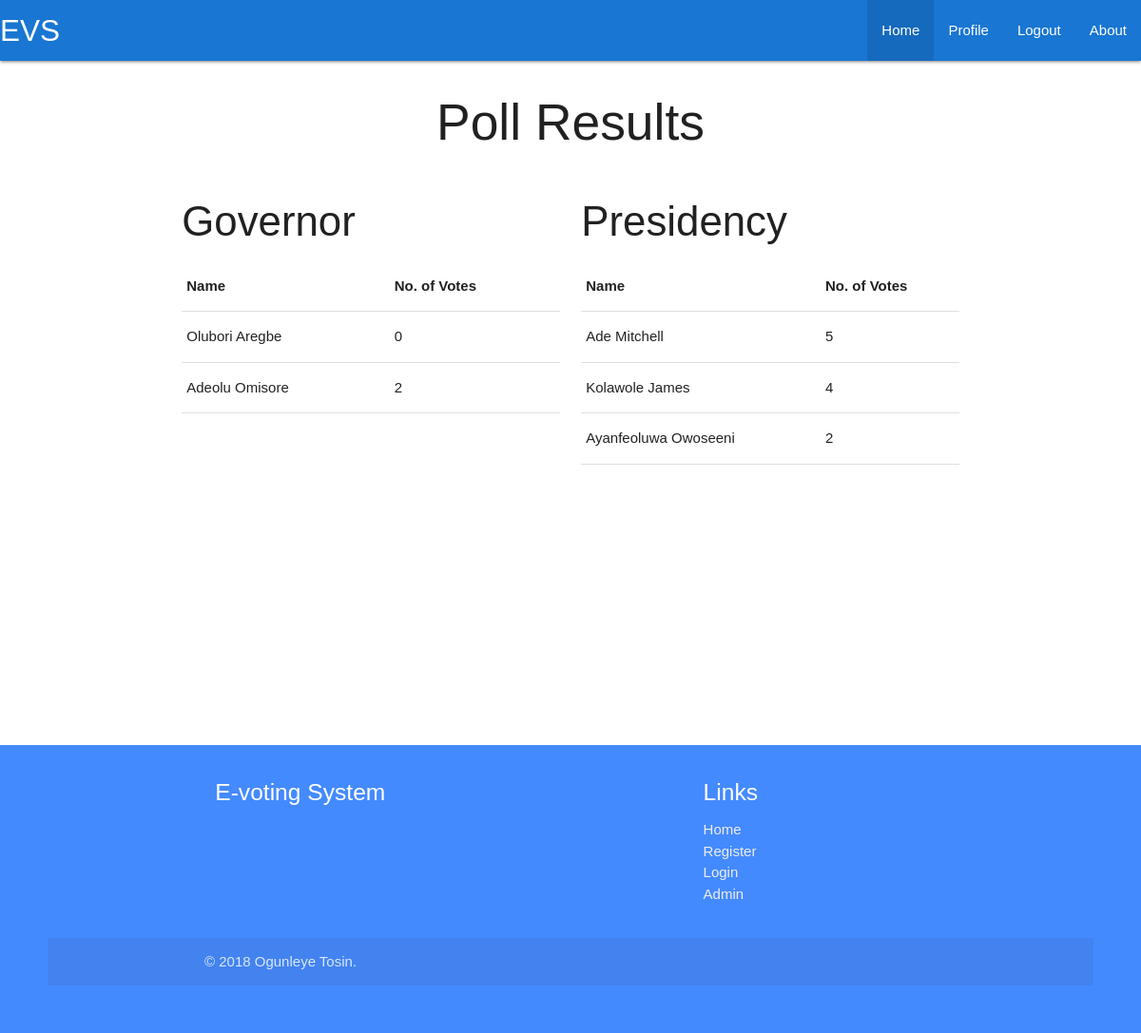
Screenshot of /poll_result/index.php (signed in) with the database file from the repository.
### tables this page shows
CREATE TABLE IF NOT EXISTS `positions` (
  `id` int(11) NOT NULL AUTO_INCREMENT,
  `posts` varchar(50) NOT NULL,
  `limits` int(11) NOT NULL,
  PRIMARY KEY (`id`)
);

CREATE TABLE IF NOT EXISTS `candidate` (
  `id` int(11) NOT NULL AUTO_INCREMENT,
  `position` varchar(50) NOT NULL,
  `name` varchar(50) NOT NULL,
  `state` varchar(30) NOT NULL,
  `platform` varchar(255) DEFAULT NULL,
  `picture` varchar(255) DEFAULT NULL,
  `votecount` int(11) NOT NULL DEFAULT '0',
  `validate` tinyint(1) NOT NULL DEFAULT '0',
  `dob` varchar(100) DEFAULT NULL,
  `gender` varchar(15) NOT NULL,
  PRIMARY KEY (`id`)
);

### poll_result/index.php (the view)
<?php include '../templates/header.php'; ?>
<?php include 'checklog.php'; ?>
<h2 class="center">Poll Results</h2>
<?php
	$sql = mysqli_query($conn, "SELECT * FROM positions") or die($conn);
	if($sql->num_rows < 1) {
?>
<p class="red-text center">No polls available</p>
<?php } else{
	echo "<div class='row'>";
	while($row = mysqli_fetch_assoc($sql)) :
 ?>
 		<div class='col m6'>
 		<h3 class="text-center"><?php echo $row['posts']; ?></h3>
 		<?php
 		$post = $row['posts'];
 		$ca = mysqli_query($conn, "SELECT * FROM candidate WHERE position ='$post'") or die($conn);
 		if($ca->num_rows < 1){
 			echo '<p class="red-text center">No polls available for ' .$row["posts"]. '</p>';
 		} else{
 			echo "<div class='responsive-table'><table class='table'>";
 			echo "<thead><th>Name</th><th>No. of Votes</th></thead>";
 			echo "<tbody>";
 			while($col = mysqli_fetch_assoc($ca)){
 			echo "<tr><td>".$col['name']."</td><td>".$col['votecount']."</td></tr>";
 		}
 		echo "</tbody></table></div>";
 		} ?>
 		</div>
 <?php endwhile; } ?>
</div>
</div>
<?php include '../templates/footer.php'; ?>

### templates/header.php (shortened to what this page needs)
<?php
	$home = '/OVS/';
?>
<!DOCTYPE html>
<html>
<head>
	<link rel="stylesheet" type="text/css" href="<?php echo $home; ?>css/css/font-awesome.min.css">
	<link rel="stylesheet" type="text/css" href="<?php echo $home; ?>css/materialize/css/materialize.min.css">
	<link rel="stylesheet" type="text/css" href="<?php echo $home; ?>css/style.css">
</head>
<body>
<div class="navbar">
	<nav>
		<div class="nav-wrapper blue darken-2">
			<a href="#" class="brand-logo">EVS</a>
		<ul class="right hide-on-med-and-down">
			<li class="active"><a href="index.php">Home</a></li>
			<?php if(!isset($_SESSION['logged_in'])) : ?>
			<li><a class="dropdown-button" href="#" data-target="dropdown1">Register</a></li>
			<li><a class="dropdown-button" href="#" data-target="dropdown2">Login</a></li>
			<?php elseif(isset($_SESSION['logged_in'])) : ?>
				<li><a href="<?php echo $home; ?>voters">Profile</a></li>
				<li><a href="?logout">Logout</a></li>
			<?php endif; ?>
			<li><a href="#">About</a></li>
		</ul>
	</div>
	</nav>
	</div>
<div class="container main">

### templates/footer.php (shortened to what this page needs)
<footer class="page-footer blue accent-2">
	<div class="container">
            <div class="row">
              <div class="col l6 s12">
                <h5 class="white-text">E-voting System</h5>
              </div>
              <div class="col l4 offset-l2 s12">
                <h5 class="white-text">Links</h5>
                <ul>
                  <li><a class="grey-text text-lighten-3" href="#!">Home</a></li>
                  <li><a class="grey-text text-lighten-3" href="#!">Register</a></li>
                  <li><a class="grey-text text-lighten-3" href="#!">Login</a></li>
                  <li><a class="grey-text text-lighten-3" href="#!">Admin</a></li>
                </ul>
              </div>
            </div>
          </div>
          <div class="footer-copyright">
            <div class="container">
            &copy; 2018 Ogunleye Tosin.
            </div>
          </div>
</footer>
</body>
</html>

### css/style.css (style rules this page uses)
* { box-sizing: border-box; }
*:before, *:after { box-sizing: border-box; }
html, body { font-family: "Trebuchet MS", Verdana, sans-serif; height: 100%; position: relative; }
.main { min-height: 90vh; overflow: hidden; display: block; position: relative; padding-bottom: 20px; }
footer { padding: 50px; bottom: 0; width: 100%; position: relative; display: block; }

### rows the page displays
positions: posts "Governor"
candidate: name "Olubori Aregbe", votecount "0"
candidate: name "Adeolu Omisore", votecount "2"
positions: posts "Presidency"
candidate: name "Ade Mitchell", votecount "5"
candidate: name "Kolawole James", votecount "4"
candidate: name "Ayanfeoluwa Owoseeni", votecount "2"
